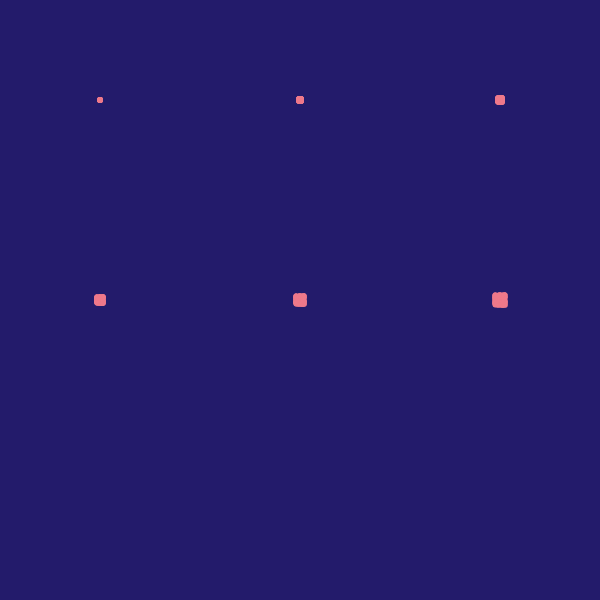
Frame 1 (no input)
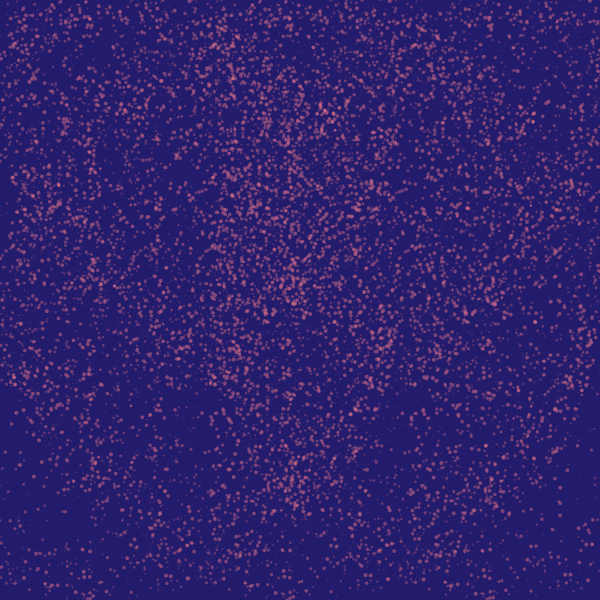
Frame 60 (the mouse pressed at the canvas centre just before this capture)
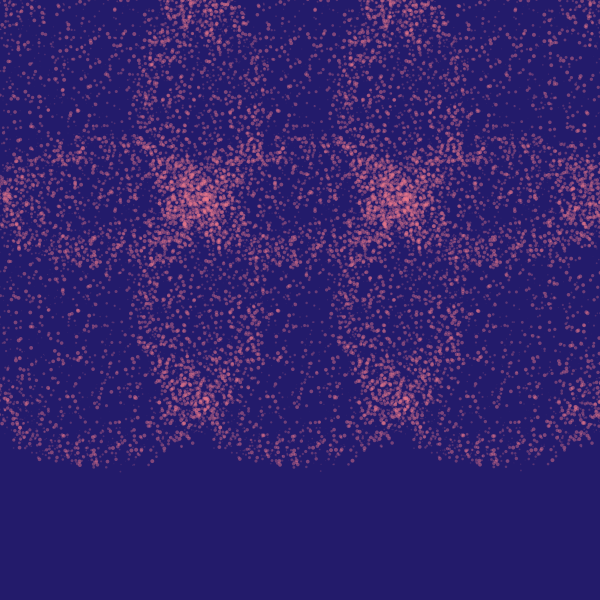
Frame 120 (the mouse held since frame 60 and released just before this capture)

The Processing sketch that drew these frames (run headless with seeded random() and noise(); from frame 60 on, the mouse is pressed at the canvas centre):

// Processing sketch: Ex_1_composition_1
// ── Ex_1_composition_1.pde
// Coding Art Book
// Yu Zhang + Mathias Funk, 2019

// animating 4000 particles in 6 facets

// reserve memory space for 4000 particles 
Particle[] particles = new Particle[4000];

void setup() {
  size(600, 600); 
  smooth(); 
  noStroke();

  // loop through all 4000 particles and initialize
  for (int i = 0; i < 4000; i++) {
    particles[i] = new Particle();
  }
}

void draw() {
  // dark blue background
  background(35, 27, 107);
  // draw the particle cloud in different locations
  // first row
  drawParticleCloud(100, 100);
  drawParticleCloud(300, 100);
  drawParticleCloud(500, 100);
  // second row
  drawParticleCloud(100, 300);
  drawParticleCloud(300, 300);
  drawParticleCloud(500, 300);
}

// function to draw the particle cloud
// with location parameters
void drawParticleCloud(int x, int y) {
  // save canvas before translate
  pushMatrix();
  // translate to center of particle cloud
  translate(x, y);
  // loop through all particles
  for (Particle p : particles) {
    // change position and draw particle
    p.move(abs(width/2-mouseX));
    p.show();
  }
  // restore canvas
  popMatrix();
}

// create a new class for our particle
class Particle {
  float x, y, size, directionX, directionY;
  // initialize (called 'constructor')
  public Particle() {
    this.x = 0;
    this.y = 0;
    this.size = random(0.5, 4);
    this.directionX = random(-1, 1);
    this.directionY = random(-1, 1);
  }

  // function to move the particle position in direction
  // move function with additional parameter 'radius'
  // that replaces the number 250 below
  public void move(int radius) {
    // calculate the particle's distance from the center
    PVector position = new PVector(x, y);
    if (position.dist(new PVector(0, 0)) > radius) {
      // create new random target position
      PVector target = new PVector(random(-250, 250), random(-250, 250));
      // calculate the direction vector between current and target position
      PVector direction = PVector.sub(target, position);
      // divide direction by 600 to make the steps small
      direction.div(600);
      // set the new direction for the particle
      directionX = direction.x;
      directionY = direction.y;
    }
    // this is as before
    this.x += directionX;
    this.y += directionY;
  }

  // draw the particle on the Processing canvas
  public void show() {
    // set individual particle color
    fill(238, 120, 138, this.size * 30);
    // draw particle shape
    ellipse(this.x, this.y, this.size, this.size);
  }
}
